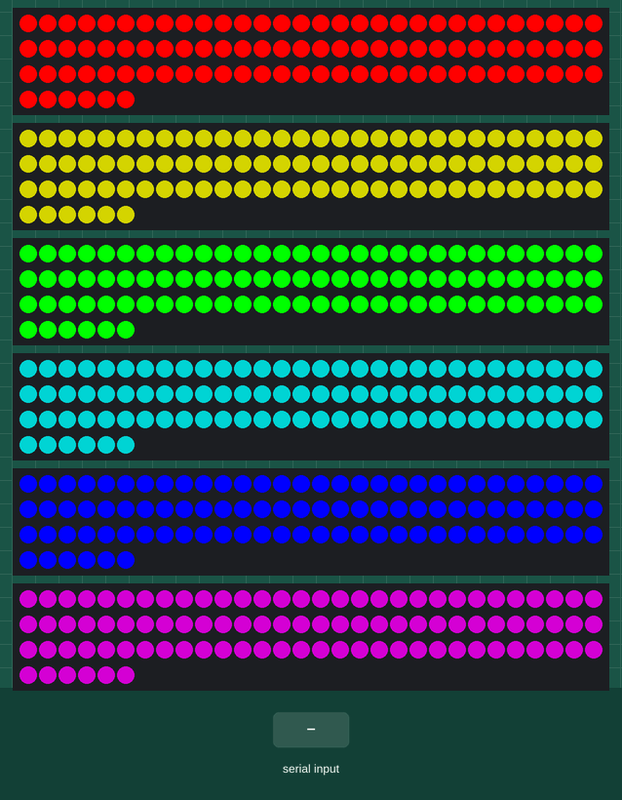
Bench run of a sketch on a simulated Arduino Uno, built with avr-gcc and run on an emulated ATmega328P. Shown: 6 × 96 RGB LEDs in strip order, left to right, continuing on the next row. The inputs (shaded band) are chosen by the test bench. Dim RGB values are drawn brighter than linear.

Above: at 1.2 s.
1.3 s: ",\n" received over Serial
2.8 s: "200\n" received over Serial
Timing chart, 0 to 5.8 s (numbered marks = the images above; inputs shaded):
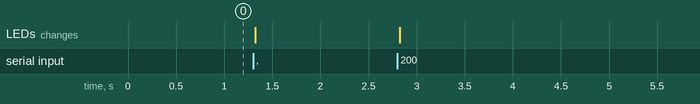

The sketch:

led_strip_test_hsb_convert.ino
```cpp
#include <Adafruit_NeoPixel.h>

#define strip1Pin 4
#define strip2Pin 5
#define strip3Pin 6
#define strip4Pin 7
#define strip5Pin 8
#define strip6Pin 9


// Parameter 1 = number of pixels in strip
// Parameter 2 = pin number (most are valid)
// Parameter 3 = pixel type flags, add together as needed:
//   NEO_RGB     Pixels are wired for RGB bitstream
//   NEO_GRB     Pixels are wired for GRB bitstream
//   NEO_KHZ400  400 KHz bitstream (e.g. FLORA pixels)
//   NEO_KHZ800  800 KHz bitstream (e.g. High Density LED strip)
Adafruit_NeoPixel strip1 = Adafruit_NeoPixel(96, strip1Pin, NEO_GRB + NEO_KHZ800);
Adafruit_NeoPixel strip2 = Adafruit_NeoPixel(96, strip2Pin, NEO_GRB + NEO_KHZ800);
Adafruit_NeoPixel strip3 = Adafruit_NeoPixel(96, strip3Pin, NEO_GRB + NEO_KHZ800);
Adafruit_NeoPixel strip4 = Adafruit_NeoPixel(96, strip4Pin, NEO_GRB + NEO_KHZ800);
Adafruit_NeoPixel strip5 = Adafruit_NeoPixel(96, strip5Pin, NEO_GRB + NEO_KHZ800);
Adafruit_NeoPixel strip6 = Adafruit_NeoPixel(96, strip6Pin, NEO_GRB + NEO_KHZ800);


//incoming data stored as longs
long data[4];

// This will be the buffered string from Serial.read()
// up until you hit a \n
String str = "";

// Keep track of current position in array
int counter = 0;

// Keep track of the last comma so we know where to start the substring
int lastIndex = 0;

//small array of ints to store current rgb values to be converted from HSB
int rgb[3];


void setup(){
  Serial.begin(115200);


  //  pinMode(9, OUTPUT);
  //  digitalWrite(9, LOW);

  strip1.begin();
  strip2.begin();
  strip3.begin();
  strip4.begin();
  strip5.begin();
  strip6.begin();

  //  rgb[0] = 255;
  //  rgb[1] = 255;
  //  rgb[2] = 0;


  for(int i = 0; i < strip1.numPixels(); i++){
    strip1.setPixelColor(i, strip1.Color(255, 0, 0));
    //    strip1.show();
    strip2.setPixelColor(i, strip2.Color(128, 128, 0));
    //    strip2.show();
    strip3.setPixelColor(i, strip3.Color(0, 255, 0));
//    //    strip3.show();
    strip4.setPixelColor(i, strip4.Color(0, 128, 128));
//    //    strip4.show();
    strip5.setPixelColor(i, strip5.Color(0, 0, 255));
//    //    strip5.show();
    strip6.setPixelColor(i, strip6.Color(128, 0, 128));
//    //    strip6.show();


  }


  strip1.show(); // Initialize all pixels to 'off'
  strip2.show();
  strip3.show();
  strip4.show();
  strip5.show();
  strip6.show();


}

void loop() {


  //if there is data coming in from serial
  if (Serial.available() > 0) {

    //read the first byte and store it as a char type
    char ch = Serial.read();

    //if we find a newline character, it means we got to the end of the string so lets do something
    if (ch == '\n') {

      //lets loop through each character in the string
      for (int i = 0; i < str.length(); i++) {

        // check if it's a comma
        if (str.substring(i, i+1) == ",") {

          // Grab the piece from the last index up to the current position and store it temporarily
          String tempString = str.substring(lastIndex, i);

          // Then convert that temporary string to an int and store that
          data[counter] = tempString.toInt();

          // Update the last position and add 1, so it starts from the next character
          lastIndex = i + 1;

          // Increase the position in the array that we store into
          counter++;

        }

        //If we're at the end of the string (no more commas to stop us)
        if (i == str.length() - 1) {
          //grab the last part of the string from the lastIndex to the end
          String tempString = str.substring(lastIndex);
          //And convert to int
          data[counter] = tempString.toInt();
        }

      }

      //clear out string and counters to get ready for the next incoming string
      str = "";
      counter = 0;
      lastIndex = 0;


      hsi2rgb(data[1], data[2], data[3], rgb);

//      if(data[1] == 361){
//        hsi2rgb(data[1], 255, 0, rgb);
//      } else{
//        hsi2rgb(data[1], 255, 255, rgb);
//      }

      //and put the 3 values in our local variables
      if(data[0] < 96){
        strip1.setPixelColor(data[0], strip1.Color(rgb[0], rgb[1], rgb[2]));
        //        strip1.show();
      }
      else if(data[0] < 192){


        strip2.setPixelColor(data[0] - 96, strip2.Color(rgb[0], rgb[1], rgb[2]));
        //        strip2.show();
      }
      else if(data[0] < 288){
        strip3.setPixelColor(data[0] - 192, strip3.Color(rgb[0], rgb[1], rgb[2]));
        //        strip3.show();
      }
      else if(data[0] < 384){
        strip4.setPixelColor(data[0] - 288, strip4.Color(rgb[0], rgb[1], rgb[2]));
        //        strip4.show();
      }
      else if(data[0] < 480){
        strip5.setPixelColor(data[0] - 384, strip5.Color(rgb[0], rgb[1], rgb[2]));
        //        strip5.show();
      }
      else {
        strip6.setPixelColor(data[0] - 480, strip6.Color(rgb[0], rgb[1], rgb[2]));
        //        strip6.show();
      }


      strip1.show(); // Initialize all pixels to 'off'
      strip2.show();
      strip3.show();
      strip4.show();
      strip5.show();
      strip6.show();


    }
    else {

      //if we havent reached a newline character yet, add the current character to the string
      str += ch;
    }

  }


}


//------------------------------Functions------------------------------


// Fill the dots one after the other with a color
void colorWipe(uint32_t c, uint8_t wait) {
  for(uint16_t i=0; i<strip1.numPixels(); i++) {
    strip1.setPixelColor(i, c);
    strip1.show();
    delay(wait);
  }
}

void rainbow(uint8_t wait) {
  uint16_t i, j;

  for(j=0; j<256; j++) {
    for(i=0; i<strip1.numPixels(); i++) {
      strip1.setPixelColor(i, Wheel((i+j) & 255));
    }
    strip1.show();
    //delay(wait);
  }
}

// Slightly different, this makes the rainbow equally distributed throughout
void rainbowCycle(uint8_t wait) {
  uint16_t i, j;

  for(j=0; j<256*5; j++) { // 5 cycles of all colors on wheel
    for(i=0; i< strip1.numPixels(); i++) {
      strip1.setPixelColor(i, Wheel(((i * 256 / strip1.numPixels()) + j) & 255));
    }
    strip1.show();
    delay(wait);
  }
}


// Input a value 0 to 255 to get a color value.
// The colours are a transition r - g - b - back to r.
uint32_t Wheel(byte WheelPos) {
  if(WheelPos < 85) {
    return strip1.Color(WheelPos * 3, 255 - WheelPos * 3, 0);
  }
  else if(WheelPos < 170) {
    WheelPos -= 85;
    return strip1.Color(255 - WheelPos * 3, 0, WheelPos * 3);
  }
  else {
    WheelPos -= 170;
    return strip1.Color(0, WheelPos * 3, 255 - WheelPos * 3);
  }
}


void hsi2rgb(float H, float S, float I, int* rgb) {
  int r, g, b;

  H = fmod(H,360); // cycle H around to 0-360 degrees
  H = 3.14159*H/(float)180; // Convert to radians.
  S = S>0?(S<1?S:1):
  0; // clamp S and I to interval [0,1]
  I = I>0?(I<1?I:1):
  0;

  // Math! Thanks in part to Kyle Miller.
  if(H < 2.09439) {
    r = 255*I/3*(1+S*cos(H)/cos(1.047196667-H));
    g = 255*I/3*(1+S*(1-cos(H)/cos(1.047196667-H)));
    b = 255*I/3*(1-S);
  }
  else if(H < 4.188787) {
    H = H - 2.09439;
    g = 255*I/3*(1+S*cos(H)/cos(1.047196667-H));
    b = 255*I/3*(1+S*(1-cos(H)/cos(1.047196667-H)));
    r = 255*I/3*(1-S);
  }
  else {
    H = H - 4.188787;
    b = 255*I/3*(1+S*cos(H)/cos(1.047196667-H));
    r = 255*I/3*(1+S*(1-cos(H)/cos(1.047196667-H)));
    g = 255*I/3*(1-S);
  }
  rgb[0]=r;
  rgb[1]=g;
  rgb[2]=b;
}
```
